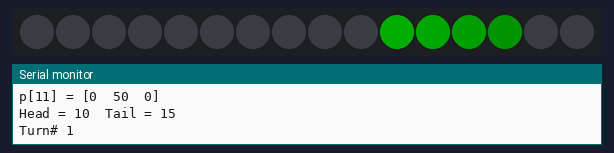
Simulated run of this sketch. Board: Arduino Uno, built with avr-gcc and run on an emulated ATmega328P. On the bench: 16 RGB LEDs in strip order, left to right, the last lines printed to the serial monitor. Dim RGB values are drawn brighter than linear.

Above: at 0.07 s.
At 1.34 s:
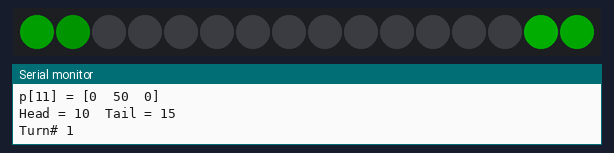
At 2.71 s:
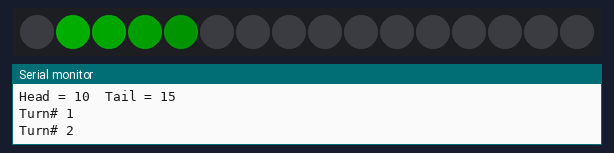
At 5.29 s:
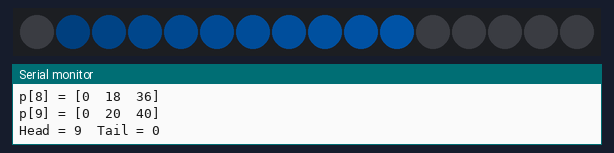
At 7.48 s:
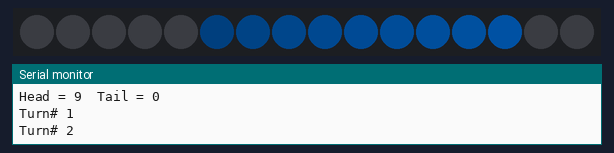
At 9.67 s:
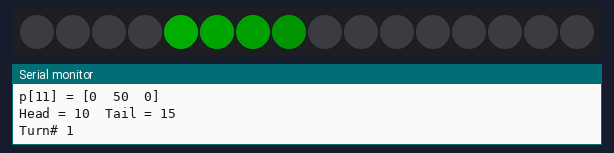

The sketch:

NeoPixelRing.ino
```cpp
#define _debug_

#ifndef _debug_
#include <SPI.h>
#include <Wire.h>
#include <Scout.h>
#include <GS.h>
#include <bitlash.h>
#include <lwm.h>
#include <js0n.h>
#endif

#include <Adafruit_NeoPixel.h>

#include "version.h"

#define PIN 2

// Parameter 1 = number of pixels in strip
// Parameter 2 = Arduino pin number (most are valid)
// Parameter 3 = pixel type flags, add together as needed:
//   NEO_KHZ800  800 KHz bitstream (most NeoPixel products w/WS2812 LEDs)
//   NEO_KHZ400  400 KHz (classic 'v1' (not v2) FLORA pixels, WS2811 drivers)
//   NEO_GRB     Pixels are wired for GRB bitstream (most NeoPixel products)
//   NEO_RGB     Pixels are wired for RGB bitstream (v1 FLORA pixels, not v2)
Adafruit_NeoPixel strip = Adafruit_NeoPixel(16, PIN, NEO_GRB + NEO_KHZ800);

// IMPORTANT: To reduce NeoPixel burnout risk, add 1000 uF capacitor across
// pixel power leads, add 300 - 500 Ohm resistor on first pixel's data input
// and minimize distance between Arduino and first pixel.  Avoid connecting
// on a live circuit...if you must, connect GND first.

#define LEFT  0
#define RIGHT 1

uint8_t  snake_head, snake_tail;
uint8_t   nbPixels;

struct nsnake {
  uint8_t direction;  // LEFT or RIGHT
  uint8_t length;     // from 1 to max number of pixels (16)
  uint8_t speed;      // from 1 to 10
  uint8_t brightness; // from 0 to 255
  uint8_t vRed;       // from 0 to 255
  uint8_t vGreen;     // from 0 to 255
  uint8_t vBlue;      // from 0 to 255
};
typedef struct nsnake neoSnake;

neoSnake snake0 = {   .direction = RIGHT, \
                      .length = 5,  \
                      .speed = 1, \
                      .brightness = 50, \
                      .vRed = 0,    \
                      .vGreen = 255, \
                      .vBlue = 0 };
neoSnake snake1 = {   .direction = LEFT, \
                      .length = 10,  \
                      .speed = 1, \
                      .brightness = 50, \
                      .vRed = 50,    \
                      .vGreen = 150, \
                      .vBlue = 255 };

void setup() {
#ifndef _debug_
  Scout.setup(SKETCH_NAME, SKETCH_REVISION, SKETCH_BUILD);
  addBitlashFunction("neopix.on", (bitlash_function)turnOn);
  addBitlashFunction("neopix.off", (bitlash_function)turnOff);
  addBitlashFunction("neopix.lsnake", (bitlash_function)leftSnake);
  addBitlashFunction("neopix.rsnake", (bitlash_function)rightSnake);
  addBitlashFunction("neopix.flash", (bitlash_function)flash5c);
  addBitlashFunction("neopix.red", (bitlash_function)colorRed);
  addBitlashFunction("neopix.green", (bitlash_function)colorGreen);
  addBitlashFunction("neopix.blue", (bitlash_function)colorBlue);
  addBitlashFunction("neopix.white", (bitlash_function)colorWhite);
  addBitlashFunction("neopix.bonjour", (bitlash_function)bonjour);
#endif

  Serial.begin(115200);

  strip.begin();
  nbPixels = strip.numPixels();
}

void loop() {
#ifndef _debug_
  Scout.loop();
#endif

  runNeoSnake(snake0, 3);
  runNeoSnake(snake1, 2);

  //flash(5, 200);
  //delay(500);
}

#ifdef _debug_
void turnOn(neoSnake snake) {
  for(uint16_t i=0; i<nbPixels; i++) {
    strip.setPixelColor(i, strip.Color(snake.vRed, snake.vGreen, snake.vBlue));
    strip.show();
  }
}

void turnOff() {
  for(uint16_t i=0; i<nbPixels; i++) {
    strip.setPixelColor(i, strip.Color(0, 0, 0));
    strip.show();
  }
}
#else
numvar turnOn() {
  for(uint16_t i=0; i<nbPixels; i++) {
    strip.setPixelColor(i, strip.Color(snake.vRed, snake.vGreen, snake.vBlue));
    strip.show();
  }
}

numvar turnOff() {
  for(uint16_t i=0; i<nbPixels; i++) {
    strip.setPixelColor(i, strip.Color(0, 0, 0));
    strip.show();
  }
}

numvar leftSnake() {
  runSnake(LEFT, 5, 70);
}

numvar rightSnake() {
  runSnake(RIGHT, 5, 70);
}

numvar flash5c() {
  flash(5, 200);
}

numvar colorRed() {
  snake.vRed = 255;
  snake.vGreen = 0;
  snake.vBlue = 0;
  Blink();
}

numvar colorGreen() {
  snake.vRed = 0;
  snake.vGreen = 255;
  snake.vBlue = 0;
  Blink();
}

numvar colorBlue() {
  snake.vRed = 0;
  snake.vGreen = 0;
  snake.vBlue = 255;
  Blink();
}

numvar colorWhite() {
  snake.vRed = 255;
  snake.vGreen = 255;
  snake.vBlue = 255;
  Blink();
}

numvar bonjour() {
  uint8_t sRed, sGreen, sBlue;
  // Save original colors
  sRed = snake.vRed;
  sGreen = snake.vGreen;
  sBlue = snake.vBlue;
  colorRed();
  runSnake(LEFT, 1, 70);
  colorGreen();
  runSnake(RIGHT, 1, 70);
  colorBlue();
  runSnake(LEFT, 1, 70);
  colorWhite();
  runSnake(RIGHT, 1, 70);
  // Load original colors
  snake.vRed = sRed;
  snake.vGreen = sGreen;
  snake.vBlue = sBlue;
}
#endif

void initNeoSnake(neoSnake snake) {
  uint32_t cRed, cGreen, cBlue;
  uint32_t sRed, sGreen, sBlue;

  cRed = snake.vRed / snake.length * snake.brightness / 255;
  cGreen = snake.vGreen / snake.length * snake.brightness / 255;
  cBlue = snake.vBlue / snake.length * snake.brightness / 255;

#ifdef _debug_
  Serial.println();
#endif

  if (!snake.direction) {
    snake_head = snake.length-1;
    snake_tail = 0;

    for(uint16_t i = 0; i < snake.length; i++) {
      sRed = (i+1)*cRed;
      sGreen = (i+1)*cGreen;
      sBlue = (i+1)*cBlue;
      strip.setPixelColor(i, strip.Color(sRed, sGreen, sBlue));
      strip.show();

#ifdef _debug_
      Serial.print("p[");
      Serial.print(i);
      Serial.print("] = [");
      Serial.print(sRed);
      Serial.print("\t");
      Serial.print(sGreen);
      Serial.print("\t");
      Serial.print(sBlue);
      Serial.println("]");
#endif
    }

    for(uint16_t i = snake.length; i < nbPixels; i++) {
      strip.setPixelColor(i, strip.Color(0, 0, 0));
      strip.show();
    }
  }
  else {
    snake_head = nbPixels-1 - snake.length;
    snake_tail = nbPixels-1;

    for(uint16_t i = nbPixels-1; i > snake_head; i--) {
      sRed = (nbPixels-i) * cRed;
      sGreen = (nbPixels-i) * cGreen;
      sBlue = (nbPixels-i) * cBlue;
      strip.setPixelColor(i, strip.Color(sRed, sGreen, sBlue));
      strip.show();

#ifdef _debug_
      Serial.print("p[");
      Serial.print(i);
      Serial.print("] = [");
      Serial.print(sRed);
      Serial.print("\t");
      Serial.print(sGreen);
      Serial.print("\t");
      Serial.print(sBlue);
      Serial.println("]");
#endif
    }

    for(uint16_t i = 0; i < snake_head; i++) {
      strip.setPixelColor(i, strip.Color(0, 0, 0));
      strip.show();
    }
  }

#ifdef _debug_
  Serial.print("Head = ");
  Serial.print(snake_head);
  Serial.print("\tTail = ");
  Serial.println(snake_tail);
#endif
}

void runNeoSnake (neoSnake snake, uint8_t nbTurns) {
  uint16_t  turnCount = 0;

  // Init snake
  initNeoSnake(snake);

  while(turnCount < nbTurns + 1) {
    // DIRECTION = LEFT
    if(!snake.direction) {
      // Head and tail are on the same part of the ring
      if(snake_head > snake_tail) {
        // Snake head is back on origin
        if(snake_head == snake.length) {
          uint32_t color = strip.getPixelColor(nbPixels-1);
          strip.setPixelColor(0, color);
          strip.show();

          // Increment turn counter
          turnCount++;

#ifdef _debug_
          Serial.print("\nTurn# ");
          Serial.println(turnCount);
          Serial.println("");
#endif
        }

        // Move snake
        for(uint16_t i = 0; i <= snake_head+1; i++) {
          if(i == snake.length) {
            strip.setPixelColor(snake_tail, strip.Color(0, 0, 0));
            strip.show();
            break;
          } else {
            uint32_t color = strip.getPixelColor(snake_head-i);
            strip.setPixelColor(snake_head+1-i, color);
            strip.show();
          }
        }
      }
      // Head and tail are on separate part of the ring
      else {
        // Move head part of the snake
        for(uint16_t i = 0; i <= snake_head+1; i++) {
          uint32_t color = strip.getPixelColor(snake_head-i);
          strip.setPixelColor(snake_head+1-i, color);
          strip.show();
        }

        // Move last pixel to first
        uint32_t color = strip.getPixelColor(nbPixels-1);
        strip.setPixelColor(0, color);
        strip.show();

        // Move tail part of the snake
        uint8_t tail_len = ((nbPixels-1)-snake_tail);
        for(uint16_t i = 0; i <= tail_len; i++) {
          if(i == tail_len) {
            strip.setPixelColor(snake_tail, strip.Color(0, 0, 0));
            strip.show();
            break;
          } else {
            uint32_t color = strip.getPixelColor(nbPixels-2-i);
            strip.setPixelColor(nbPixels-1-i, color);
            strip.show();
          }
        }
      }

      // Increment head
      if(snake_head < nbPixels-1)
        snake_head++;
      else
        snake_head = 0;

      // Increment tail
      if(snake_tail < nbPixels-1)
        snake_tail++;
      else
        snake_tail = 0;
    }
    // DIRECTION = RIGHT
    else {
      // Head and tail are on the same part of the ring
      if(snake_head < snake_tail) {
        // Snake head is back on origin
        if(snake_head == (nbPixels-1 - snake.length)) {
          uint32_t color = strip.getPixelColor(0);
          strip.setPixelColor(nbPixels-1, color);
          strip.show();

          // Increment turn counter
          turnCount++;

#ifdef _debug_
          Serial.print("\nTurn# ");
          Serial.println(turnCount);
          Serial.println("");
#endif
        }

        // Move snake
        for(uint16_t i = snake_head; i <= snake_tail+1; i++) {
          if(i == snake_tail+1) {
            strip.setPixelColor(snake_tail, strip.Color(0, 0, 0));
            strip.show();
            break;
          } else {
            uint32_t color = strip.getPixelColor(i);
            if (i-1 >= 0)
              strip.setPixelColor(i-1, color);
            strip.show();
          }
        }
      }
      // Head and tail are on separate part of the ring
      else {
        // Move head part of the snake
        for(uint16_t i = snake_head; i < nbPixels-1; i++) {
          uint32_t color = strip.getPixelColor(i+1);
          strip.setPixelColor(i, color);
          strip.show();
        }

        // Move first pixel to last
        uint32_t color = strip.getPixelColor(0);
        strip.setPixelColor(nbPixels-1, color);
        strip.show();

        // Move tail part of the snake
        for(uint16_t i = 0; i <= snake_tail+1; i++) {
          if(i == snake_tail+1) {
            strip.setPixelColor(snake_tail, strip.Color(0, 0, 0));
            strip.show();
            break;
          } else {
            uint32_t color = strip.getPixelColor(i);
            if (i-1 >= 0)
              strip.setPixelColor(i-1, color);
            strip.show();
          }
        }
      }

      // Decrement head
      if(snake_head > 0)
        snake_head--;
      else
        snake_head = nbPixels-1;

      // Decrement tail
      if(snake_tail > 0)
        snake_tail--;
      else
        snake_tail = nbPixels-1;
    }

  // Wait
  uint16_t wait = 110 - (snake.speed * 10);
  delay(wait);
  }

  // Turn off when done
  turnOff();

#ifdef _debug_
  Serial.print("Head = ");
  Serial.print(snake_head);
  Serial.print("\tTail = ");
  Serial.println(snake_tail);
#endif
}

void Blink () {
  for(int i=0; i<2; i++) {
    turnOn(snake0);
    delay(250);
    turnOff();
    delay(250);
  }
}

void flash(neoSnake snake, uint8_t nbFlash, uint16_t wait) {
  uint16_t  flashCount = 0;

  while(flashCount < nbFlash) {
    for(uint16_t i=0; i<nbPixels; i++) {
      strip.setPixelColor(i, strip.Color(snake.vRed, snake.vGreen, snake.vBlue));
      strip.show();
    }
    delay(wait);
    for(uint16_t i=0; i<nbPixels; i++) {
      strip.setPixelColor(i, strip.Color(0, 0, 0));
      strip.show();
    }
    delay(wait);
    flashCount++;
  }

  // Turn off when done
  turnOff();
}
```

version.h
```cpp
#define SKETCH_NAME "NeoPix"
#define SKETCH_BUILD -1
#define SKETCH_REVISION "1"
```

Measured:
- by itself, everything shown: repeats every 9.0 s, in 83 steps
